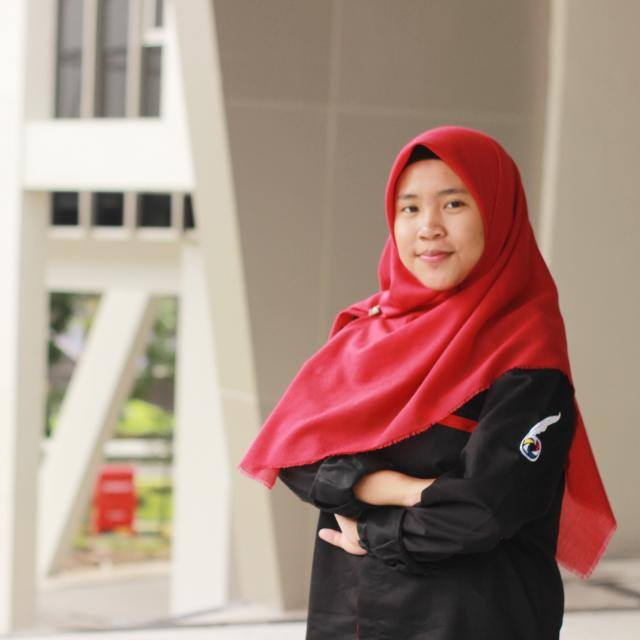
%> input picture pp.jpg, 640 x 640 px
$ octave histogramequal.m   (GNU Octave 9; MATLAB toolbox functions it lacks are replaced by stand-ins)
%> lines starting %> are read from the running program, lines starting %| are printed output that depends on the picture
close all
clear all
clc
pkg load image

input_image=imread('pp.jpg');
%> input_image is the input picture: size 640x640x3 uint8; mean R, G, B 166.4, 138.6, 127.7
greyscale_image=rgb2gray(input_image);
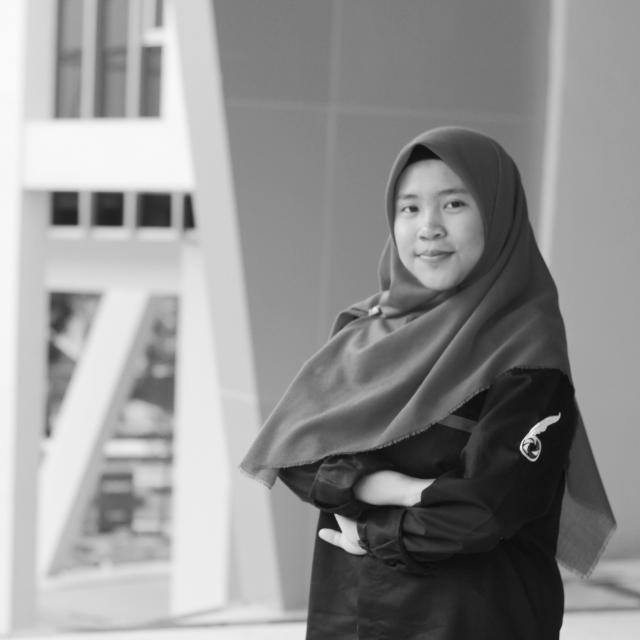
%> greyscale_image: size 640x640 uint8; min 4, max 253, mean 145.7

figure
subplot(2,2,1)
imshow(greyscale_image)

subplot(2,2,2)
imhist(greyscale_image)

result_image=histeq(double(greyscale_image)/255,256);
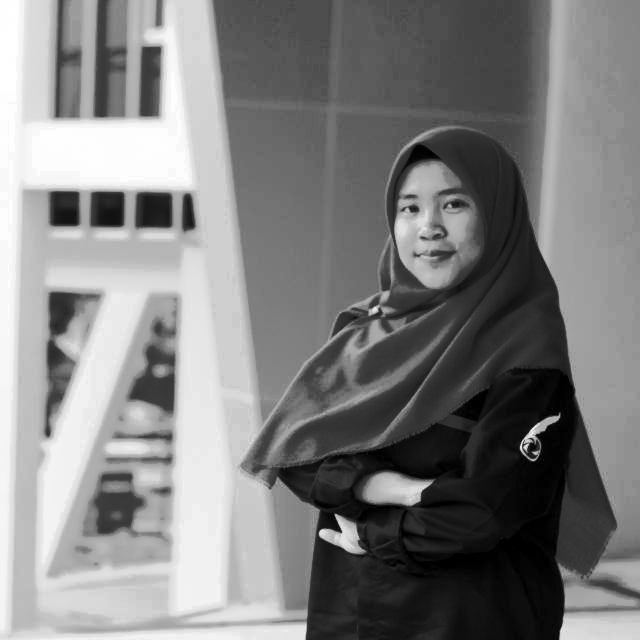
%> result_image: size 640x640 double; min 0, max 1, mean 0.501
subplot(2,2,3)
imshow(uint8(255*result_image))

subplot(2,2,4)
imhist(uint8(255*result_image));
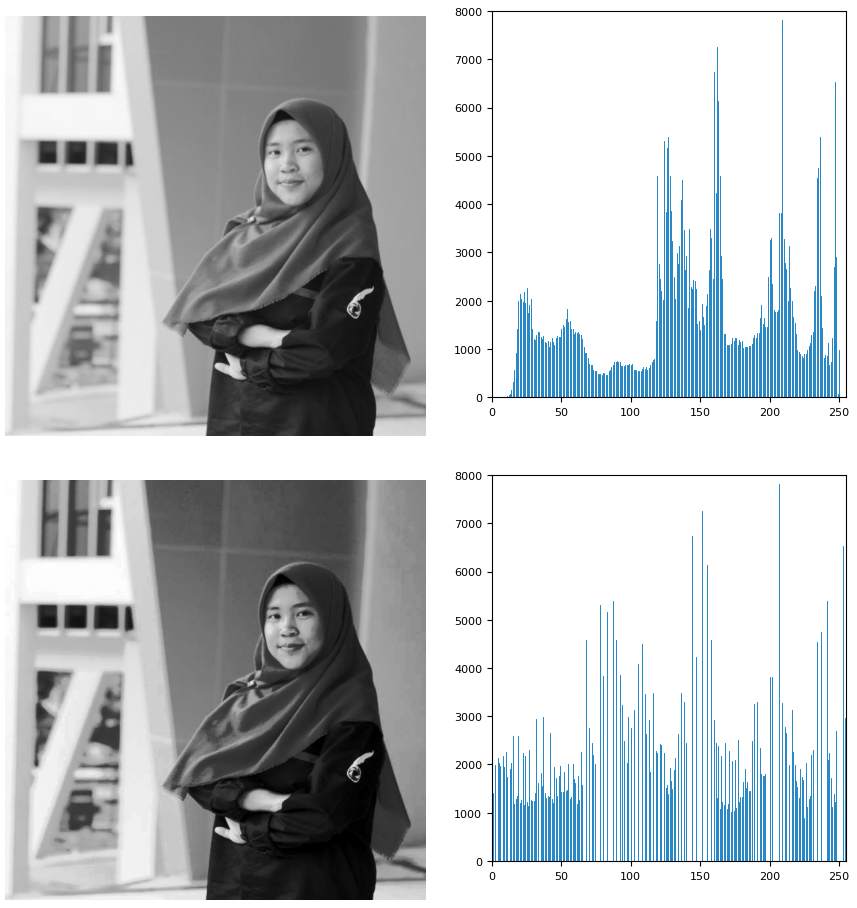
%> figure redrawn from the program's plot data, 4 panels

$ run again, with images.jpg copied over pp.jpg
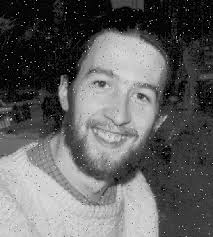
%> input picture images.jpg, 213 x 237 px
%> input_image is the input picture: size 237x213x3 uint8; min 0, max 241, mean 97.5
%> `result_image=histeq(double(greyscale_image)/255,256);`:
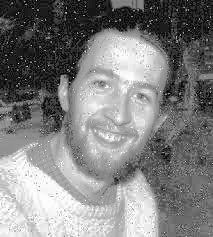
%> result_image: size 237x213 double; min 0.0392, max 1, mean 0.502
%> `imhist(uint8(255*result_image));`:
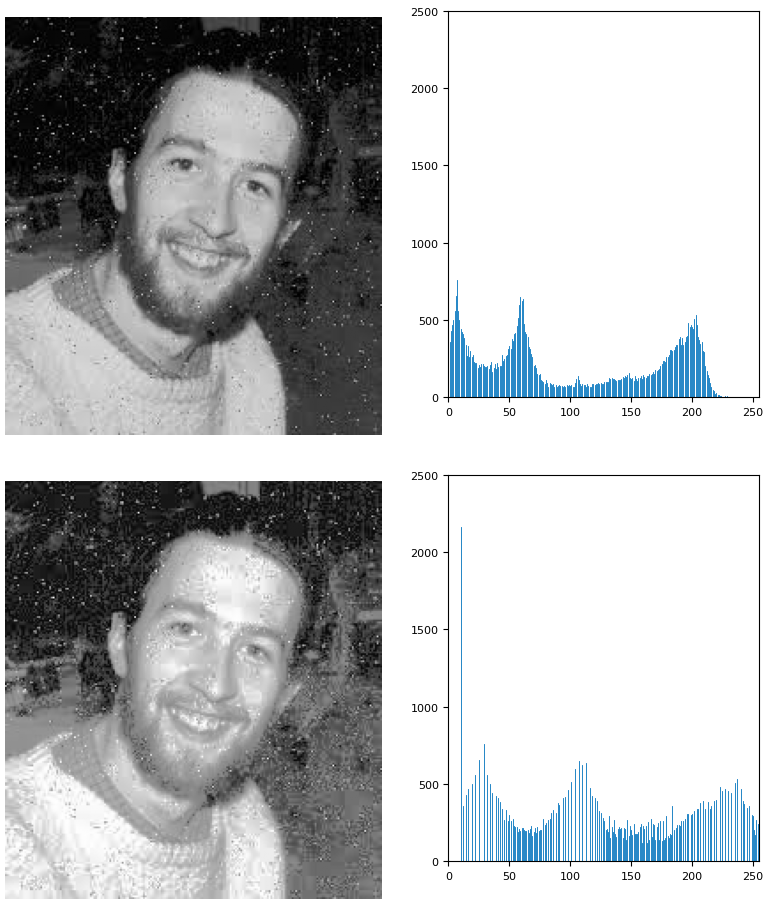
%> figure redrawn from the program's plot data, 4 panels
